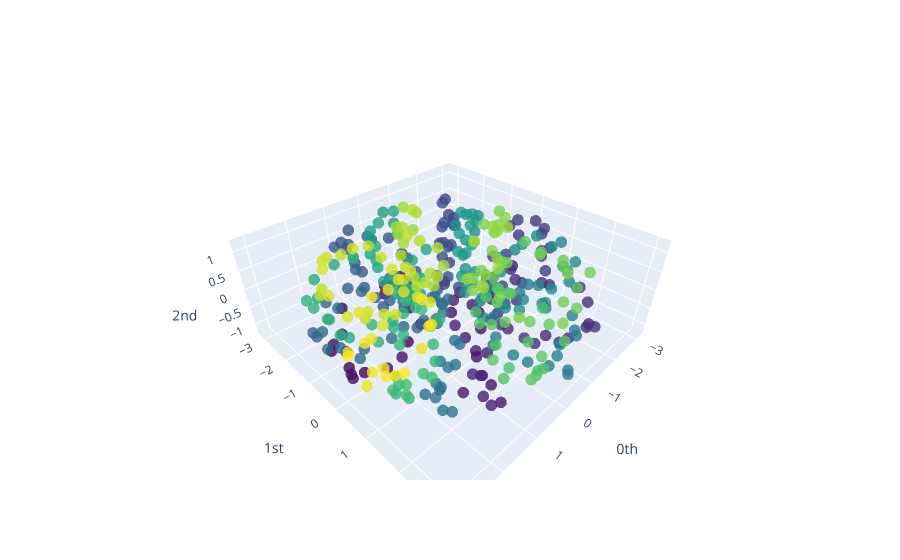

Source (notebook cell):
### Code cell
plot_point_cloud(point_clouds_basic[-1])

### Figure 1 — Plotly figure (JSON) as saved in the notebook; plotly's stock layout.template omitted (floating-point values rounded to 4 significant figures; data arrays with more than 128 entries replaced by an {"elided": "..."} marker saying what was removed)
{"data": [{"marker": {"color": {"elided": "400 int values"}, "colorscale": [[0, "#440154"], [0.1111, "#482878"], [0.2222, "#3e4989"], [0.3333, "#31688e"], [0.4444, "#26828e"], [0.5556, "#1f9e89"], [0.6667, "#35b779"], [0.7778, "#6ece58"], [0.8889, "#b5de2b"], [1, "#fde725"]], "opacity": 0.8, "size": 4}, "mode": "markers", "type": "scatter3d", "x": {"elided": "400 float values"}, "y": {"elided": "400 float values"}, "z": {"elided": "400 float values"}}], "layout": {"scene": {"xaxis": {"exponentformat": "e", "showexponent": "all", "title": {"text": "0th"}, "type": "linear"}, "yaxis": {"exponentformat": "e", "showexponent": "all", "title": {"text": "1st"}, "type": "linear"}, "zaxis": {"exponentformat": "e", "showexponent": "all", "title": {"text": "2nd"}, "type": "linear"}}}}
